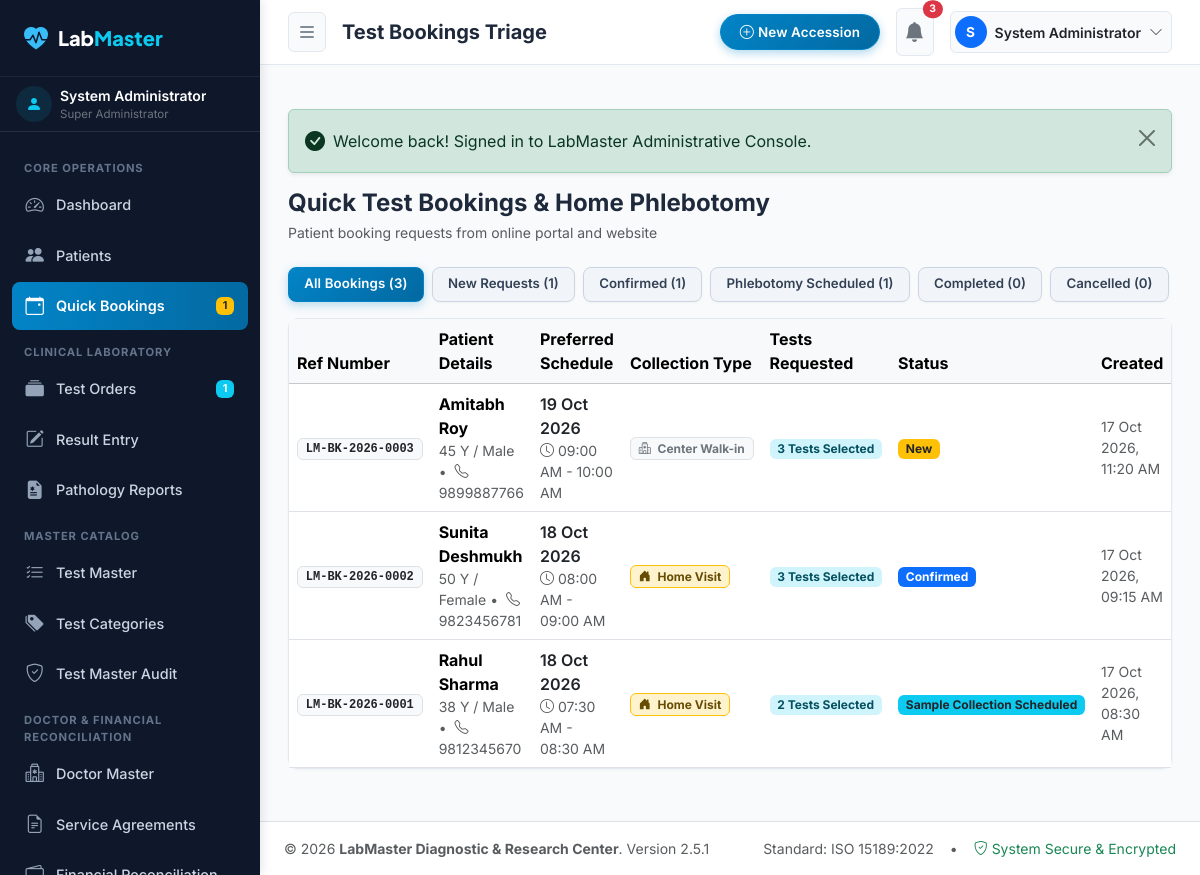
/admin/bookings/index.php (signed in), run on the app's committed database.
### tables this page shows
CREATE TABLE `users` (
  `id` INT AUTO_INCREMENT PRIMARY KEY,
  `role_id` INT NOT NULL,
  `username` VARCHAR(50) NOT NULL UNIQUE,
  `email` VARCHAR(100) NOT NULL UNIQUE,
  `password_hash` VARCHAR(255) NOT NULL,
  `full_name` VARCHAR(100) NOT NULL,
  `phone` VARCHAR(20) NULL,
  `designation` VARCHAR(100) NULL,
  `qualification` VARCHAR(150) NULL,
  `registration_number` VARCHAR(50) NULL,
  `signature_image` VARCHAR(255) NULL,
  `is_active` TINYINT(1) DEFAULT 1,
  `failed_logins` INT DEFAULT 0,
  `lockout_until` DATETIME NULL,
  `last_login` DATETIME NULL,
  `created_at` TIMESTAMP DEFAULT CURRENT_TIMESTAMP,
  `updated_at` TIMESTAMP DEFAULT CURRENT_TIMESTAMP ON UPDATE CURRENT_TIMESTAMP,
  FOREIGN KEY (`role_id`) REFERENCES `roles`(`id`),
  INDEX (`username`),
  INDEX (`email`)
);

CREATE TABLE `roles` (
  `id` INT AUTO_INCREMENT PRIMARY KEY,
  `name` VARCHAR(50) NOT NULL UNIQUE,
  `slug` VARCHAR(50) NOT NULL UNIQUE,
  `description` VARCHAR(255) NULL,
  `is_system` TINYINT(1) DEFAULT 0,
  `created_at` TIMESTAMP DEFAULT CURRENT_TIMESTAMP
);

CREATE TABLE `bookings` (
  `id` INT AUTO_INCREMENT PRIMARY KEY,
  `booking_reference` VARCHAR(50) NOT NULL UNIQUE,
  `patient_id` INT NULL,
  `patient_name` VARCHAR(100) NOT NULL,
  `phone` VARCHAR(20) NOT NULL,
  `email` VARCHAR(100) NULL,
  `age` INT NOT NULL,
  `gender` ENUM('Male', 'Female', 'Other') NOT NULL,
  `test_ids` TEXT NOT NULL,
  `preferred_date` DATE NOT NULL,
  `preferred_time_slot` VARCHAR(50) NOT NULL,
  `is_home_collection` TINYINT(1) DEFAULT 0,
  `collection_address` TEXT NULL,
  `referring_doctor` VARCHAR(100) NULL,
  `notes` TEXT NULL,
  `status` ENUM('New', 'Pending Confirmation', 'Confirmed', 'Sample Collection Scheduled', 'Sample Collected', 'Completed', 'Cancelled') NOT NULL DEFAULT 'New',
  `triage_notes` TEXT NULL,
  `created_at` TIMESTAMP DEFAULT CURRENT_TIMESTAMP,
  FOREIGN KEY (`patient_id`) REFERENCES `patients`(`id`) ON DELETE SET NULL,
  INDEX (`booking_reference`),
  INDEX (`phone`),
  INDEX (`status`)
);

### admin/bookings/index.php (the view, shortened to what the rows shown need)
<?php
$pageTitle = 'Test Bookings Triage';
require_once dirname(__DIR__) . '/includes/auth_guard.php';
$sql = "SELECT b.*, p.patient_id as patient_code
        FROM `bookings` b
        LEFT JOIN `patients` p ON b.patient_id = p.id
        WHERE 1=1";
$params = [];
$sql .= " ORDER BY (CASE WHEN b.status = 'New' THEN 1 WHEN b.status = 'Confirmed' THEN 2 ELSE 3 END), b.id DESC";
$bookings = Database::fetchAll($sql, $params);
require_once dirname(__DIR__) . '/includes/header.php';
?>
<div class="d-flex flex-wrap justify-content-between align-items-center mb-4 gap-2">
  <div>
    <h2 class="h4 fw-bold mb-1">Quick Test Bookings & Home Phlebotomy</h2>
  </div>
</div>
<div class="admin-card">
  <div class="admin-card-body p-0">
    <div class="table-responsive">
      <table class="table table-hover align-middle mb-0">
        <thead class="table-light">
          <tr>
            <th>Ref Number</th>
            <th>Patient Details</th>
            <th>Preferred Schedule</th>
            <th>Collection Type</th>
            <th>Tests Requested</th>
            <th>Status</th>
            <th>Created</th>
          </tr>
        </thead>
        <tbody>
          <?php if (empty($bookings)): ?>
            <tr><td colspan="8" class="text-center text-muted py-5">No booking requests found.</td></tr>
          <?php else: ?>
            <?php foreach ($bookings as $b): ?>
              <tr>
                <td>
                  <span class="badge bg-light text-dark border font-monospace"><?= e($b['booking_reference']) ?></span>
                </td>
                <td>
                  <div class="fw-bold"><?= e($b['patient_name']) ?></div>
                  <div class="small text-muted">
                    <?= $b['age'] ?> Y / <?= e($b['gender']) ?> • <i class="bi bi-telephone ms-1"></i><?= e($b['phone']) ?>
                  </div>
                </td>
                <td>
                  <div class="fw-semibold text-dark"><?= format_date($b['preferred_date']) ?></div>
                  <div class="small text-muted"><i class="bi bi-clock me-1"></i><?= e($b['preferred_time_slot']) ?></div>
                </td>
                <td>
                  <?php if ($b['is_home_collection']): ?>
                    <span class="badge bg-warning-subtle text-warning-emphasis border border-warning">
                      <i class="bi bi-house-door-fill me-1"></i> Home Visit
                    </span>
                  <?php else: ?>
                    <span class="badge bg-light text-secondary border">
                      <i class="bi bi-hospital me-1"></i> Center Walk-in
                    </span>
                  <?php endif; ?>
                </td>
                <td>
                  <?php
                  $rawIds = trim($b['test_ids'] ?? '');
                  if (str_starts_with($rawIds, '[')) {
                      $tArr = json_decode($rawIds, true);
                      $count = is_array($tArr) ? count(array_filter($tArr)) : 0;
                  } else {
                      $count = count(array_filter(explode(',', $rawIds)));
                  }
                  echo '<span class="badge bg-info-subtle text-info-emphasis">' . $count . ' Tests Selected</span>';
                  ?>
                </td>
                <td>
                  <?php
                  $badgeClass = match ($b['status']) {
                      'New' => 'bg-warning text-dark fw-bold pulse-alert',
                      'Confirmed' => 'bg-primary text-white',
                      'Sample Collection Scheduled' => 'bg-info text-dark',
                      'Sample Collected', 'Completed' => 'bg-success text-white',
                      'Cancelled' => 'bg-danger text-white',
                      default => 'bg-secondary text-white'
                  };
                  ?>
                  <span class="badge <?= $badgeClass ?>"><?= e($b['status']) ?></span>
                </td>
                <td class="small text-muted">
                  <?= format_date($b['created_at'], true) ?>
                </td>
              </tr>
            <?php endforeach; ?>
          <?php endif; ?>
        </tbody>
      </table>
    </div>
  </div>
</div>
<?php require_once dirname(__DIR__) . '/includes/footer.php'; ?>

### admin/includes/header.php (shortened to what the rows shown need)
<?php
require_once __DIR__ . '/auth_guard.php';
$pageTitle = $pageTitle ?? 'Admin Control Center';
?>
<!DOCTYPE html>
<html lang="en">
<head>
  <link href="https://cdn.jsdelivr.net/npm/bootstrap@5.3.3/dist/css/bootstrap.min.css" rel="stylesheet">
  <link rel="stylesheet" href="https://cdn.jsdelivr.net/npm/bootstrap-icons@1.11.3/font/bootstrap-icons.min.css">
  <link rel="stylesheet" href="<?= ASSETS_URL ?>/css/admin.css?v=<?= APP_VERSION ?>">
</head>
<body class="admin-body">
  <?php require_once __DIR__ . '/sidebar.php'; ?>
  <div class="admin-wrapper">
    <header class="admin-topbar">
      <div class="d-flex align-items-center gap-3">
        <h1 class="h5 mb-0 fw-bold d-none d-md-block text-truncate" style="max-width: 450px;">
          <?= e($pageTitle) ?>
        </h1>
      </div>
      <div class="d-flex align-items-center gap-3">
        <div class="dropdown">
          <button class="btn btn-light border-0 d-flex align-items-center gap-2 p-1 pe-2 rounded-pill" type="button" data-bs-toggle="dropdown" aria-expanded="false">
            <div class="rounded-circle bg-primary text-white d-flex align-items-center justify-content-center" style="width: 32px; height: 32px; font-size: 0.85rem; font-weight: 700;">
              <?= strtoupper(substr($currentUser['full_name'], 0, 1)) ?>
            </div>
            <span class="small fw-semibold text-dark d-none d-md-inline"><?= e($currentUser['full_name']) ?></span>
            <i class="bi bi-chevron-down text-muted small"></i>
          </button>
        </div>
      </div>
    </header>
    <main class="admin-content">

### admin/includes/sidebar.php (shortened to what the rows shown need)
<aside class="admin-sidebar">
  <div class="px-3 py-2 border-bottom border-secondary border-opacity-25 d-flex align-items-center gap-2">
    <div class="overflow-hidden">
      <div class="text-white text-truncate fw-semibold small"><?= e($currentUser['full_name']) ?></div>
      <div class="text-secondary text-truncate" style="font-size: 0.72rem;"><?= e($currentUser['role_name']) ?></div>
    </div>
  </div>
</aside>

### data on the page
users: full_name "System Administrator", role.name "Super Administrator", full_name "S"
bookings: booking_reference "LM-BK-2026-0003", patient_name "Amitabh Roy", age "45", gender "Male", phone "9899887766", preferred_date "19 Oct 2026", preferred_time_slot "09:00 AM - 10:00 AM", is_home_collection 0 (drawn), test_ids "3", status "New", created_at "17 Oct 2026, 11:20 AM"
bookings: booking_reference "LM-BK-2026-0002", patient_name "Sunita Deshmukh", age "50", gender "Female", phone "9823456781", preferred_date "18 Oct 2026", preferred_time_slot "08:00 AM - 09:00 AM", is_home_collection 1 (drawn), test_ids "3", status "Confirmed", created_at "17 Oct 2026, 09:15 AM"
bookings: booking_reference "LM-BK-2026-0001", patient_name "Rahul Sharma", age "38", gender "Male", phone "9812345670", preferred_date "18 Oct 2026", preferred_time_slot "07:30 AM - 08:30 AM", is_home_collection 1 (drawn), test_ids "2", status "Sample Collection Scheduled", created_at "17 Oct 2026, 08:30 AM"

### other printed values
$pendingBookingsCount "1"
$ordersProcessingCount "1"
$pageTitle "Test Bookings Triage"
$unreadNotifCount "3"
$flash['message'] "Welcome back! Signed in to LabMaster Administrative Console."
array_sum($statusCounts) "3"
$statusCounts['New'] "1"
$statusCounts['Confirmed'] "1"
$statusCounts['Sample Collection Scheduled'] "1"
$statusCounts['Completed'] "0"
$statusCounts['Cancelled'] "0"
Settings::get('lab_name', 'LabMaster Diagnostics') "LabMaster Diagnostic & Research Center"
APP_VERSION "2.5.1"
